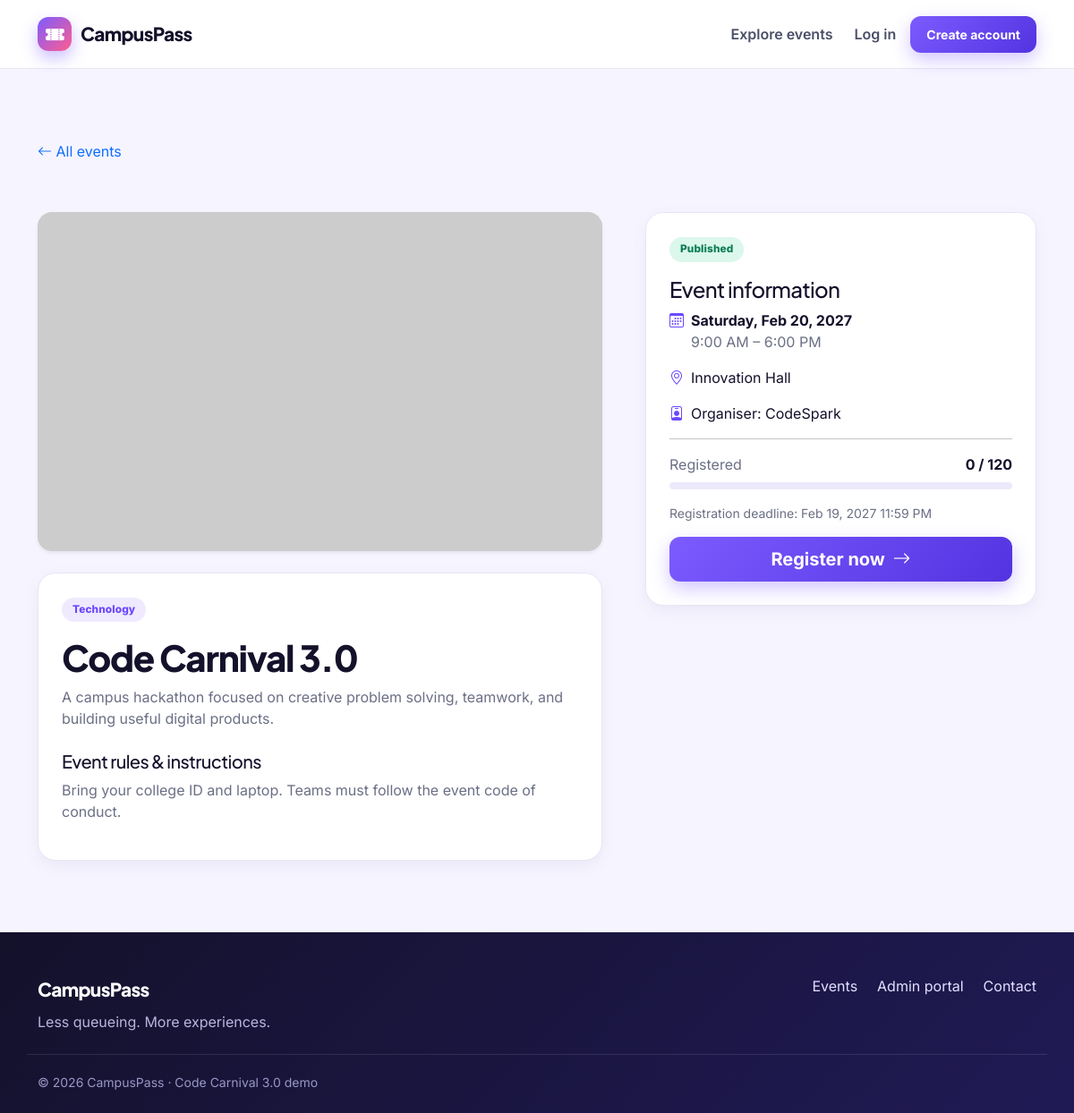
The app's page /event-details.php?id=1 with its own data.
### tables this page shows
CREATE TABLE events (id BIGINT UNSIGNED AUTO_INCREMENT PRIMARY KEY,title VARCHAR(200) NOT NULL,category VARCHAR(80) NOT NULL DEFAULT 'Other',description TEXT NOT NULL,venue VARCHAR(200) NOT NULL,event_date DATE NOT NULL,start_time TIME NOT NULL,end_time TIME NULL,capacity INT UNSIGNED NOT NULL,organiser VARCHAR(160) NULL,rules TEXT NULL,image_url VARCHAR(1000) NULL,status ENUM('draft','published','closed','cancelled') NOT NULL DEFAULT 'draft',registration_start DATETIME NULL,registration_end DATETIME NULL,created_by BIGINT UNSIGNED NULL,created_at TIMESTAMP NOT NULL DEFAULT CURRENT_TIMESTAMP,updated_at TIMESTAMP NULL DEFAULT NULL ON UPDATE CURRENT_TIMESTAMP,INDEX idx_events_date_status(event_date,status),INDEX idx_events_category(category),CONSTRAINT fk_events_admin FOREIGN KEY(created_by) REFERENCES admin_users(id) ON DELETE SET NULL);

### includes/functions.php (called while the page is built, shortened)
<?php
function e($v): string { return htmlspecialchars((string)$v, ENT_QUOTES | ENT_SUBSTITUTE, 'UTF-8'); }
function event_open(array $ev): bool { $now=date('Y-m-d H:i:s'); return $ev['status']==='published' && (empty($ev['registration_start']) || $ev['registration_start'] <= $now) && (empty($ev['registration_end']) || $ev['registration_end'] >= $now) && (!empty($ev['event_date']) && $ev['event_date'] >= date('Y-m-d')) && (int)$ev['registered_count'] < (int)$ev['capacity']; }
function event_image(?string $path): string { return $path ?: 'https://images.unsplash.com/photo-1540575467063-178a50c2df87?auto=format&fit=crop&w=1000&q=80'; }

### event-details.php (the view)
<?php require_once __DIR__.'/includes/auth.php';$id=(int)($_GET['id']??0);$st=$pdo->prepare("SELECT e.*,(SELECT COUNT(*) FROM registrations r WHERE r.event_id=e.id AND r.status='valid') registered_count FROM events e WHERE e.id=?");$st->execute([$id]);$ev=$st->fetch();if(!$ev){http_response_code(404);$pageTitle='Event not found';require __DIR__.'/includes/header.php';echo '<div class="container section"><h1>Event not found</h1><a href="events.php">Back to events</a></div>';require __DIR__.'/includes/footer.php';exit;}$pageTitle=$ev['title'];$open=event_open($ev);require __DIR__.'/includes/header.php'; ?>
<section class="section section-soft"><div class="container"><a href="events.php" class="text-decoration-none"><i class="bi bi-arrow-left"></i> All events</a><div class="row g-5 mt-2"><div class="col-lg-7"><img class="w-100 rounded-4 shadow-sm" style="max-height:450px;object-fit:cover" src="<?=e(event_image($ev['image_url']))?>" alt="<?=e($ev['title'])?>" onerror="this.src='https://placehold.co/1000x600/eef2ff/315eea?text=CampusPass'"><div class="panel mt-4"><span class="category-pill"><?=e($ev['category'])?></span><h1 class="mt-3"><?=e($ev['title'])?></h1><p class="muted" style="white-space:pre-line"><?=e($ev['description'])?></p><h2 class="h5 mt-4">Event rules & instructions</h2><p class="muted" style="white-space:pre-line"><?=e($ev['rules']?:'Bring your digital ticket and arrive a little before the event starts. Follow venue staff instructions.')?></p></div></div><div class="col-lg-5"><div class="panel sticky-lg-top" style="top:100px"><span class="status-pill status-<?=e($ev['status'])?>"><?=e($ev['status'])?></span><h2 class="h4 mt-3">Event information</h2><p class="mb-3"><i class="bi bi-calendar3 text-primary me-2"></i><strong><?=e(date('l, M j, Y',strtotime($ev['event_date'])))?></strong><br><span class="muted ms-4"><?=e(date('g:i A',strtotime($ev['start_time'])))?><?= $ev['end_time']?' – '.e(date('g:i A',strtotime($ev['end_time']))):'' ?></span></p><p><i class="bi bi-geo-alt text-primary me-2"></i><?=e($ev['venue'])?></p><p><i class="bi bi-person-badge text-primary me-2"></i>Organiser: <?=e($ev['organiser']?:'CampusPass team')?></p><hr><div class="d-flex justify-content-between mb-2"><span class="muted">Registered</span><strong><?=number_format((int)$ev['registered_count'])?> / <?=number_format((int)$ev['capacity'])?></strong></div><div class="progress mb-3" style="height:8px"><div class="progress-bar" style="width:<?=min(100,round($ev['registered_count']/max(1,$ev['capacity'])*100))?>%"></div></div><?php if($ev['registration_end']): ?><p class="small muted">Registration deadline: <?=e(date('M j, Y g:i A',strtotime($ev['registration_end'])))?></p><?php endif; ?><?php if($open): ?><a href="registration.php?event_id=<?=(int)$ev['id']?>" class="btn btn-primary btn-lg w-100">Register now <i class="bi bi-arrow-right ms-1"></i></a><?php else: ?><button class="btn btn-secondary btn-lg w-100" disabled>Registration unavailable</button><p class="small muted mt-2 mb-0">This event may be full, closed, unpublished, or outside its registration window.</p><?php endif; ?></div></div></div></div></section><?php require __DIR__.'/includes/footer.php'; ?>

### assets/css/style.css (style rules this page uses)
:root { --primary:#6c47ff; --primary-dark:#5233e0; --primary-soft:#efeaff; --ink:#14112b; --ink-2:#2b2750; --muted:#6b6f85; --bg:#f6f5ff; --line:#e8e6f5; --white:#fff; --accent:#ffb020; --pink:#ff5d8f; --mint:#12b886; --danger:#e5484d; --shadow:0 18px 40px rgba(40,25,110,.10); --shadow-sm:0 6px 18px rgba(40,25,110,.06); --radius:20px; --bs-primary:#6c47ff; --bs-primary-rgb:108,71,255; --bs-link-color:#6c47ff; --bs-link-hover-color:#5233e0; --bs-body-font-family:'Inter',system-ui,sans-serif; --bs-body-color:#14112b; }
* { box-sizing:border-box }
html { scroll-behavior:smooth }
body { font-family:'Inter',system-ui,sans-serif;color:var(--ink);background:#fff;-webkit-font-smoothing:antialiased }
h1,h2,h3,h4,h5,.brand { font-family:'Plus Jakarta Sans','Inter',sans-serif;font-weight:800;letter-spacing:-.03em }
a { text-decoration:none }
.muted { color:var(--muted) }
.btn { border-radius:12px;padding:10px 18px;font-weight:700;transition:transform .15s,box-shadow .15s,background .15s }
.btn-primary { --bs-btn-bg:var(--primary);--bs-btn-border-color:var(--primary);--bs-btn-hover-bg:var(--primary-dark);--bs-btn-hover-border-color:var(--primary-dark);--bs-btn-active-bg:var(--primary-dark);--bs-btn-active-border-color:var(--primary-dark);--bs-btn-focus-shadow-rgb:108,71,255;--bs-btn-disabled-bg:#a995ff;--bs-btn-disabled-border-color:#a995ff;background-image:linear-gradient(135deg,#7c5cff,#5233e0);border:0;box-shadow:0 8px 20px rgba(108,71,255,.30) }
.section { padding:80px 0 }
.section-soft { background:var(--bg) }
.event-card,.panel,.stat-card { border:1px solid var(--line);border-radius:var(--radius);background:#fff;box-shadow:var(--shadow-sm);overflow:hidden }
.category-pill,.status-pill { display:inline-block;border-radius:99px;padding:5px 12px;background:var(--primary-soft);color:var(--primary);font-size:.74rem;font-weight:800;text-transform:capitalize;letter-spacing:.01em }
.status-published,.status-checked,.status-valid { background:#dcf7ec;color:#0b7d57 }
.panel { padding:26px }
.progress { height:8px;border-radius:99px;background:#ece9fb }

### records on screen
events: category "Technology", title "Code Carnival 3.0", description "A campus hackathon focused on creative problem solving, teamwork, and building useful digital products.", rules "Bring your college ID and laptop. Teams must follow the event code of conduct.", status "Published", event_date "Saturday, Feb 20, 2027", start_time "9:00 AM", end_time "6:00 PM", venue "Innovation Hall", organiser "CodeSpark", capacity "120", registration_end "Feb 19, 2027 11:59 PM"

### other values on screen
$ev['registered_count'] "0"
